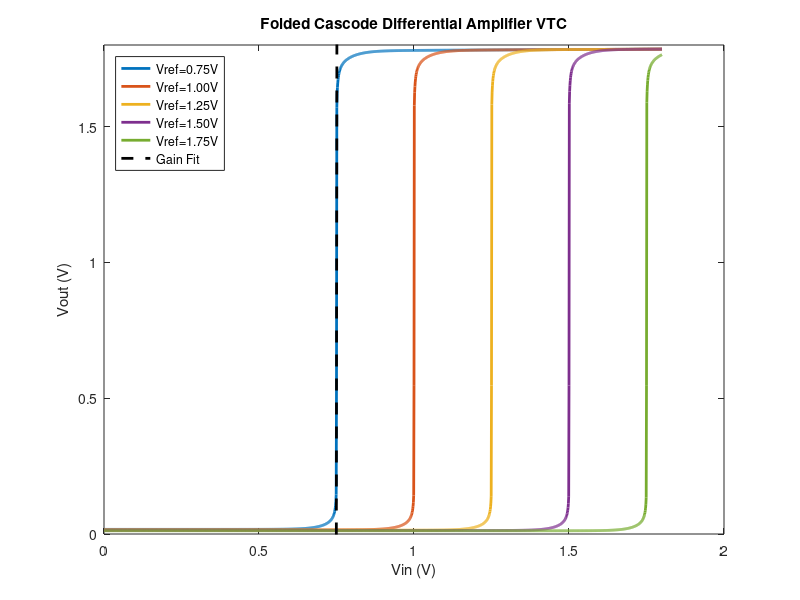
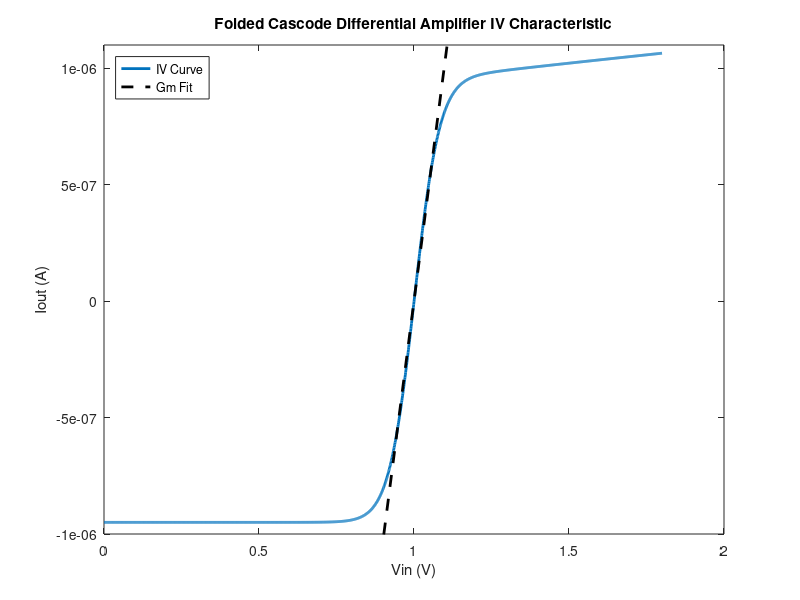
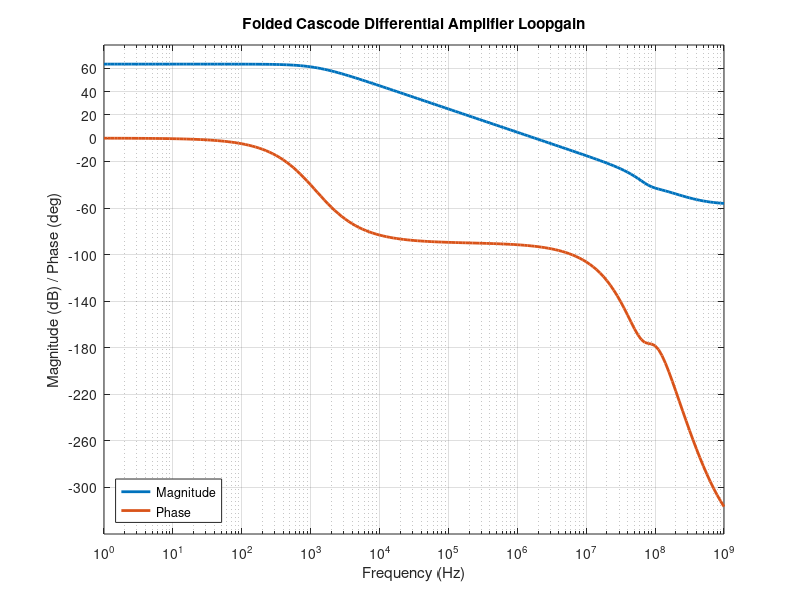
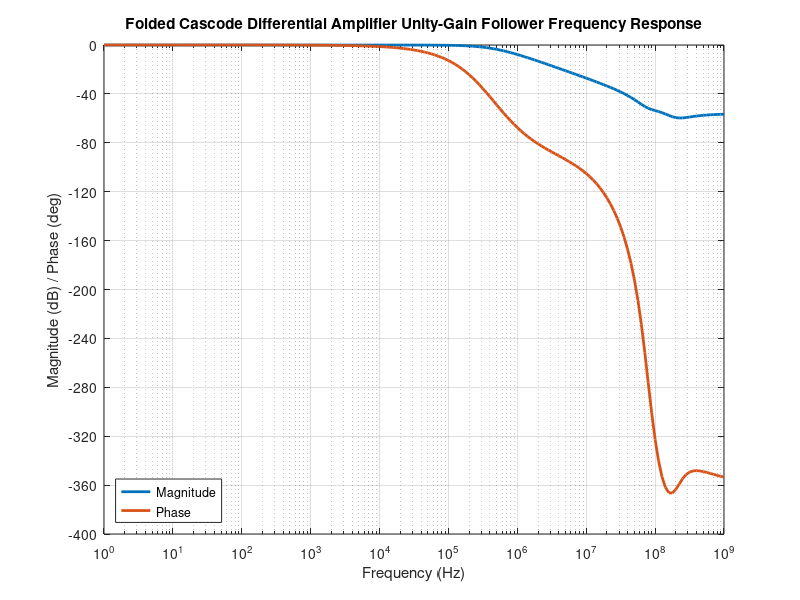

These figures' MATLAB source, in order:
close all

% VTC
vtc_data = csvread("fc_diffamp_vtc.csv");

figure
plot(vtc_data(2:1802,1), [vtc_data(2:1802,3), vtc_data(1803:3603, 3), ...
  vtc_data(3604:5404, 3), vtc_data(5405:7205, 3), vtc_data(7206:9006, 3)], ...
  "-", "LineWidth", 2)

vtc_line_params = polyfit(vtc_data(752:753, 1), vtc_data(752:753, 3), 1);

hold on
vtc_fit_x = [0.725, 0.775];
plot(vtc_fit_x, vtc_fit_x.*vtc_line_params(1) + vtc_line_params(2), "k--", "LineWidth", 2)
hold off

ylim([0 1.8])
xlabel("Vin (V)")
ylabel("Vout (V)")
title("Folded Cascode Differential Amplifier VTC")
legend({"Vref=0.75V", "Vref=1.00V", "Vref=1.25V", "Vref=1.50V", ...
"Vref=1.75V", "Gain Fit"}, "Location", "northwest")

fprintf("DC gain: %f\n", vtc_line_params(1))

% IV characteristic
iv_data = csvread("fc_diffamp_iv.csv");

figure
plot(iv_data(2:end, 1), iv_data(2:end, 2), "LineWidth", 2)

iv_line_params = polyfit(iv_data(930:1070, 1), iv_data(930:1070, 2), 1);

hold on
iv_fit_x = [0.7 1.3];
plot(iv_fit_x, iv_fit_x.*iv_line_params(1) + iv_line_params(2), "k--", "LineWidth", 2);
hold off

ylim([-1e-6 1.1e-6])
xlabel("Vin (V)")
ylabel("Iout (A)")
title("Folded Cascode Differential Amplifier IV Characteristic")
legend({"IV Curve", "Gm Fit"}, "Location", "northwest")

fprintf("Incremental transconductance gain: %e\n", iv_line_params(1))
fprintf("Limiting output currents: %e, %e\n", min(iv_data(:,2)), max(iv_data(:,2)))

% Loopgain
lg_data = csvread("fc_diffamp_lg.csv");

figure
semilogx(lg_data(2:end, 1), [lg_data(2:end, 2), lg_data(2:end, 3)], "LineWidth", 2)
grid on

ylim([-340 80])
yticks([-300:40:-60, -20:20:60])
xlabel("Frequency (Hz)")
ylabel("Magnitude (dB) / Phase (deg)")
title("Folded Cascode Differential Amplifier Loopgain")
legend({"Magnitude", "Phase"}, "Location", "southwest")

ugcf = lg_data(find(abs(lg_data(2:end, 2)) == min(abs(lg_data(2:end, 2)))) + 1, 1);

fprintf("Low-frequency gain: %f\n", 10^(lg_data(2, 2)/20))
fprintf("Unity-gain crossover frequency %e\n", ugcf)

% AC analysis
ac_data = csvread("fc_diffamp_ac.csv");

figure
semilogx(ac_data(2:end, 1), [ac_data(2:end, 2), ac_data(2:end, 3)], "LineWidth", 2)
grid on

yticks([-400:40:0])
xlabel("Frequency (Hz)")
ylabel("Magnitude (dB) / Phase (deg)")
title("Folded Cascode Differential Amplifier Unity-Gain Follower Frequency Response")
legend({"Magnitude", "Phase"}, "Location", "southwest")

corner_freq = ac_data(find(abs(ac_data(2:end, 2) + 3) == ...
  min(abs(ac_data(2:end, 2) + 3))) + 1, 1);

fprintf("Corner frequency: %e\n", corner_freq)





